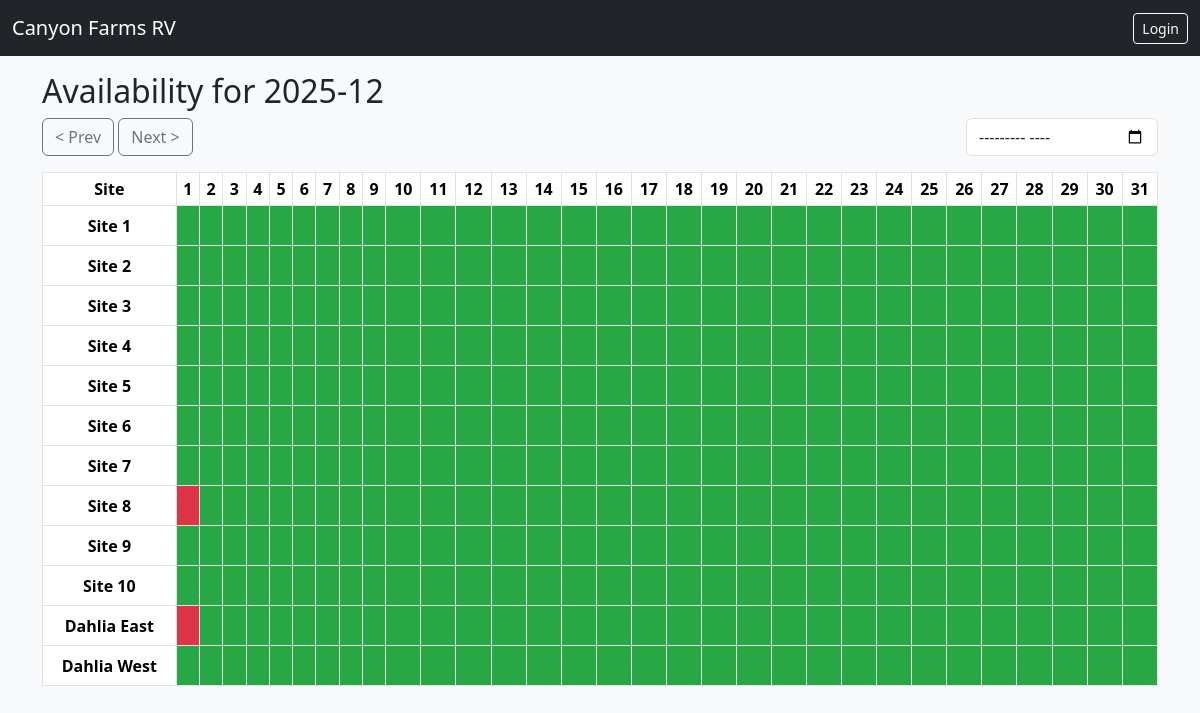
The page /availability?year=2025&month=12 on the database its author committed.
### tables this page shows
CREATE TABLE sites (
        id INTEGER PRIMARY KEY,
        name TEXT NOT NULL
    );

### app.py (the view)
@app.route("/availability")
def availability():
    today = date.today()
    year = request.args.get("year", type=int, default=today.year)
    month = request.args.get("month", type=int, default=today.month)
    if (year, month) < (today.year, today.month):
        year, month = today.year, today.month
    num_days = calendar.monthrange(year, month)[1]
    days = [date(year, month, d) for d in range(1, num_days + 1)]
    sites = query_db("SELECT id,name FROM sites ORDER BY id")
    reservations = query_db("SELECT site_id, arrival_date, departure_date FROM reservations")
    grid = {}
    for sid, _sname in sites:
        row = []
        for d in days:
            booked = False
            for r in reservations:
                if r[0] == sid and r[1] <= d.isoformat() < r[2]:
                    booked = True
                    break
            row.append("booked" if booked else "free")
        grid[sid] = row
    prev_y, prev_m = (year - 1, 12) if month == 1 else (year, month - 1)
    next_y, next_m = (year + 1, 1) if month == 12 else (year, month + 1)
    return render_template(
        "availability.html",
        year=year, month=month, days=days,
        sites=sites, grid=grid, today=today,
        prev_year=prev_y, prev_month=prev_m,
        next_year=next_y, next_month=next_m
    )

### app.py (called while the page is built)
def get_conn():
    return sqlite3.connect(DB)

def query_db(q, args=(), one=False):
    conn = get_conn()
    conn.row_factory = None
    cur = conn.cursor()
    cur.execute(q, args)
    rows = cur.fetchall()
    conn.commit()
    conn.close()
    return (rows[0] if rows else None) if one else rows

### templates/availability.html (shortened to what this page needs)
{% extends "base.html" %}
{% block content %}
<h2>Availability for {{ year }}-{{ "%02d"|format(month) }}</h2>
<div class="d-flex justify-content-between align-items-center mb-3">
  <div>
    {% if not (year == today.year and month == today.month) %}
      <a class="btn btn-outline-secondary" href="?year={{ year if month>1 else year-1 }}&month={{ month-1 if month>1 else 12 }}">&lt; Prev</a>
    {% else %}
      <button class="btn btn-outline-secondary" disabled>&lt; Prev</button>
    {% endif %}
    <a class="btn btn-outline-secondary" href="?year={{ year if month<12 else year+1 }}&month={{ month+1 if month<12 else 1 }}">Next &gt;</a>
  </div>
  <form method="get" class="d-flex ms-3">
    <input type="month" class="form-control" name="jump" onchange="if(this.value) jumpToMonth(this.value)">
  </form>
</div>
<div class="table-responsive">
<table class="table table-bordered table-sm align-middle text-center">
  <tr>
    <th>Site</th>
    {% for d in days %}
      <th>{{ d.day }}</th>
    {% endfor %}
  </tr>
  {% for s in sites %}
  <tr>
    <td class="fw-bold">{{ s[1] }}</td>
    {% for cell in grid[s[0]] %}
      {% if cell == 'booked' %}
        <td class="booked"></td>
      {% else %}
        <td class="free"></td>
      {% endif %}
    {% endfor %}
  </tr>
  {% endfor %}
</table>
</div>
{% endblock %}

### templates/base.html (style rules this page uses)
.free { background:#d4edda; }
td,th { text-align:center; }
td.free { height:40px; }

### templates/availability.html (style rules this page uses)
.free { background: #28a745 !important; }
.booked { background: #dc3545 !important; }

### rows shown on the page
sites: name "Site 1"
sites: name "Site 2"
sites: name "Site 3"
sites: name "Site 4"
sites: name "Site 5"
sites: name "Site 6"
sites: name "Site 7"
sites: name "Site 8"
sites: name "Site 9"
sites: name "Site 10"
sites: name "Dahlia East"
sites: name "Dahlia West"

### other values the page prints
{{ year }} "2025"
{{ "%02d"|format(month) }} "12"
{{ d.day }} "1" "2" "3" "4" "5" "6" "7" "8" "9" "10" "11" "12" "13" "14" "15" "16" "17" "18" "19" "20" "21" "22" "23" "24" "25" "26" "27" "28" "29" "30" "31"
